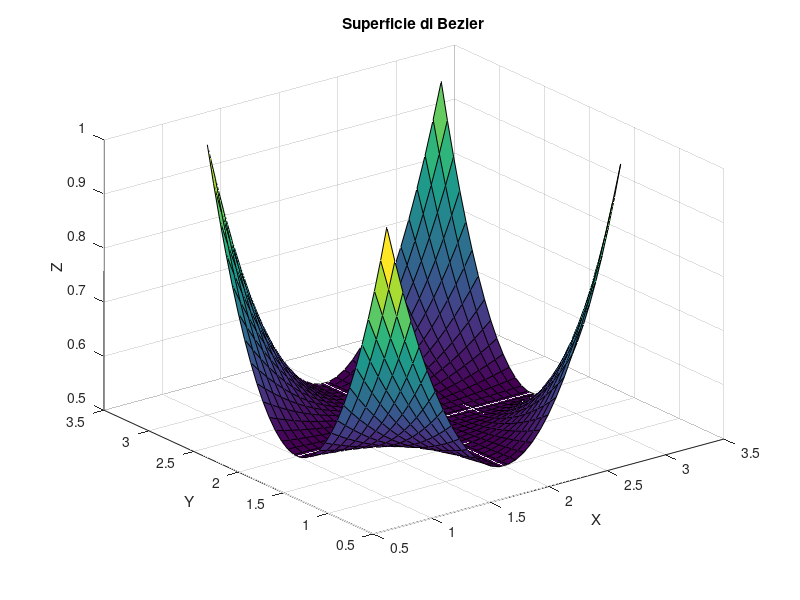

Source code (MATLAB):
function bezier_surface()
    % Definire i punti di controllo
    control_points = [
        1, 1, 1;
        2, 1, 0;
        3, 1, 1;
        1, 2, 0;
        2, 2, 1;
        3, 2, 0;
        1, 3, 1;
        2, 3, 0;
        3, 3, 1
    ];

    % Numero di divisioni
    n = 30;
    
    % Matrici per la superficie
    X = zeros(n, n);
    Y = zeros(n, n);
    Z = zeros(n, n);

    % Parametri di Bezier
    t = linspace(0, 1, n);
    
    % Calcolare le coordinate della superficie
    for i = 1:n
        for j = 1:n
            u = t(i);
            v = t(j);
            [x, y, z] = bezier_patch(control_points, u, v);
            X(i, j) = x;
            Y(i, j) = y;
            Z(i, j) = z;
        end
    end

    % Visualizzare la superficie di Bezier
    surf(X, Y, Z);
    xlabel('X');
    ylabel('Y');
    zlabel('Z');
    title('Superficie di Bezier');
end

function [x, y, z] = bezier_patch(control_points, u, v)
    % Funzione che calcola il punto (x, y, z) sulla superficie di Bezier
    % usando i punti di controllo e i parametri u e v

    % Base di Bernstein per u e v
    Bu = [(1-u)^2, 2*(1-u)*u, u^2];
    Bv = [(1-v)^2, 2*(1-v)*v, v^2];

    % Calcolare le coordinate del punto sulla superficie
    x = 0;
    y = 0;
    z = 0;
    index = 1;
    for i = 1:3
        for j = 1:3
            x = x + Bu(i) * Bv(j) * control_points(index, 1);
            y = y + Bu(i) * Bv(j) * control_points(index, 2);
            z = z + Bu(i) * Bv(j) * control_points(index, 3);
            index = index + 1;
        end
    end
end
